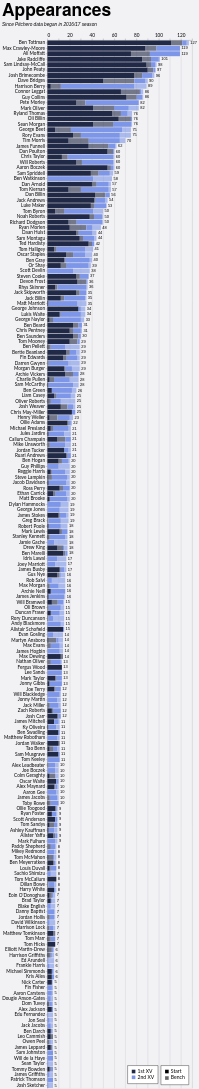

Here is the Vega-Lite specification saved for this chart:
### Vega-Lite specification from a JSON file in a GitHub repository (floating-point values rounded to 4 significant figures; data arrays with more than 128 entries replaced by an {"elided": "..."} marker saying what was removed)
{"config": {"axis": {"labelFont": "Lato, sans-serif", "titleFont": "PT Sans Narrow, Helvetica Neue, Helvetica, Arial, sans-serif", "labelFontSize": 13, "titleFontSize": 24, "gridColor": "#202947", "gridOpacity": 0.2}, "header": {"labelFont": "PT Sans Narrow, Helvetica Neue, Helvetica, Arial, sans-serif", "titleFont": "PT Sans Narrow, Helvetica Neue, Helvetica, Arial, sans-serif", "labelFontSize": 24, "titleFontSize": 28, "labelFontWeight": "bold", "orient": "left"}, "legend": {"labelFont": "Lato, sans-serif", "titleFont": "PT Sans Narrow, Helvetica Neue, Helvetica, Arial, sans-serif", "labelFontSize": 14, "titleFontSize": 16, "titlePadding": 5, "fillColor": "white", "strokeColor": "black", "padding": 10, "titleFontWeight": "lighter", "titleFontStyle": "italic", "titleColor": "gray", "offset": 10}, "title": {"font": "PT Sans Narrow, Helvetica Neue, Helvetica, Arial, sans-serif", "fontSize": 48, "fontWeight": "bold", "anchor": "start", "align": "center", "titlePadding": 20, "subtitlePadding": 10, "subtitleFontSize": 13, "subtitleColor": "", "subtitleFontStyle": "italic", "offset": 15, "color": "black"}, "axisX": {"labelAngle": 0}, "facet": {"title": null, "header": null, "align": {"row": "each", "column": "each"}}, "resolve": {"scale": {"y": "independent", "facet": "independent"}}, "background": "#f2f1f4"}, "layer": [{"mark": {"type": "bar"}, "encoding": {"color": {"field": "squad", "legend": {"direction": "vertical", "labelExpr": "datum.value + ' XV'", "orient": "bottom-right", "title": null}, "scale": {"domain": ["1st", "2nd"], "range": ["#202946", "#7d96e8"]}, "sort": ["1st", "2nd"], "type": "nominal"}, "opacity": {"field": "start", "legend": {"direction": "vertical", "orient": "bottom-right", "title": null}, "scale": {"domain": ["Start", "Bench"], "range": [1.0, 0.6]}, "sort": ["Start", "Bench"], "type": "nominal"}, "order": {"field": "stack_order", "sort": "ascending", "type": "quantitative"}, "tooltip": [{"field": "player", "title": "Player", "type": "nominal"}, {"field": "squad", "title": "Squad", "type": "nominal"}, {"field": "start", "title": "Selection", "type": "nominal"}, {"aggregate": "sum", "field": "games", "title": "Games", "type": "quantitative"}, {"aggregate": "max", "field": "player_total", "title": "Total", "type": "quantitative"}], "x": {"aggregate": "sum", "axis": {"orient": "top", "title": null}, "field": "games", "type": "quantitative"}, "y": {"field": "player", "sort": {"field": "player_total", "op": "max", "order": "descending"}, "title": null, "type": "nominal"}}}, {"mark": {"type": "text", "align": "left", "baseline": "middle", "color": "black", "dx": 4, "fontSize": 11}, "encoding": {"text": {"field": "total_games", "format": ".0f", "type": "quantitative"}, "x": {"axis": {"orient": "top", "title": null}, "field": "total_games", "type": "quantitative"}, "y": {"field": "player", "sort": {"field": "player_total", "op": "max", "order": "descending"}, "title": null, "type": "nominal"}}, "transform": [{"aggregate": [{"op": "sum", "field": "games", "as": "total_games"}, {"op": "max", "field": "player_total", "as": "player_total"}], "groupby": ["player"]}]}], "data": {"name": "data-3d4a469347067701cdc4febb28a8965e"}, "height": {"step": 15}, "params": [{"name": "seasonParam", "value": []}, {"name": "gameTypesParam", "value": []}, {"name": "squadParam", "value": "All"}, {"name": "positionsParam", "value": []}, {"name": "minAppsParam", "value": 5}], "title": {"text": "Appearances", "subtitle": "Since Pitchero data began in 2016/17 season"}, "transform": [{"filter": "length(seasonParam) === 0 || indexof(seasonParam, datum.season) >= 0"}, {"filter": "length(gameTypesParam) === 0 || indexof(gameTypesParam, datum.game_type) >= 0"}, {"filter": "squadParam === \"All\" || datum.squad === squadParam"}, {"filter": "length(positionsParam) === 0 || indexof(positionsParam, datum.position) >= 0"}, {"joinaggregate": [{"op": "sum", "field": "games", "as": "player_total"}], "groupby": ["player"]}, {"filter": "datum.player_total >= minAppsParam"}], "width": 400, "$schema": "https://vega.github.io/schema/vega-lite/v5.20.1.json", "datasets": {"data-3d4a469347067701cdc4febb28a8965e": {"elided": "2392 records"}}}
